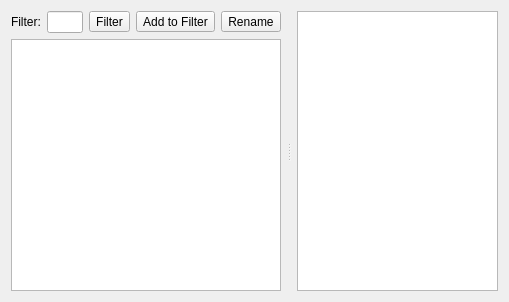
<?xml version="1.0" encoding="UTF-8"?>
<ui version="4.0">
 <class>TagDetailWidget</class>
 <widget class="QWidget" name="TagDetailWidget">
  <property name="geometry">
   <rect>
    <x>0</x>
    <y>0</y>
    <width>509</width>
    <height>302</height>
   </rect>
  </property>
  <property name="windowTitle">
   <string notr="true"/>
  </property>
  <layout class="QVBoxLayout" name="verticalLayout_3">
   <item>
    <widget class="QSplitter" name="splitter">
     <property name="orientation">
      <enum>Qt::Horizontal</enum>
     </property>
     <property name="handleWidth">
      <number>4</number>
     </property>
     <widget class="QWidget" name="leftWidget" native="true">
      <layout class="QVBoxLayout" name="verticalLayout">
       <property name="rightMargin">
        <number>6</number>
       </property>
       <item>
        <layout class="QHBoxLayout" name="horizontalLayout_2">
         <item>
          <widget class="QLabel" name="labelFilter">
           <property name="text">
            <string>Filter:</string>
           </property>
           <property name="buddy">
            <cstring>filterEdit</cstring>
           </property>
          </widget>
         </item>
         <item>
          <widget class="QLineEdit" name="filterEdit"/>
         </item>
         <item>
          <widget class="QToolButton" name="filterDatabase">
           <property name="text">
            <string>Filter</string>
           </property>
           <property name="icon">
            <iconset resource="../../resources.qrc">
             <normaloff>:/images/filter-list.png</normaloff>:/images/filter-list.png</iconset>
           </property>
          </widget>
         </item>
         <item>
          <widget class="QToolButton" name="addFilter">
           <property name="text">
            <string>Add to Filter</string>
           </property>
           <property name="icon">
            <iconset resource="../../resources.qrc">
             <normaloff>:/images/filter-plus.png</normaloff>:/images/filter-plus.png</iconset>
           </property>
          </widget>
         </item>
         <item>
          <widget class="QToolButton" name="renameItem">
           <property name="text">
            <string>Rename</string>
           </property>
           <property name="icon">
            <iconset resource="../../resources.qrc">
             <normaloff>:/images/rename.png</normaloff>:/images/rename.png</iconset>
           </property>
          </widget>
         </item>
        </layout>
       </item>
       <item>
        <widget class="TableView" name="tagList">
         <property name="toolTip">
          <string/>
         </property>
         <property name="editTriggers">
          <set>QAbstractItemView::NoEditTriggers</set>
         </property>
         <property name="alternatingRowColors">
          <bool>true</bool>
         </property>
         <attribute name="horizontalHeaderVisible">
          <bool>false</bool>
         </attribute>
         <attribute name="verticalHeaderVisible">
          <bool>false</bool>
         </attribute>
        </widget>
       </item>
      </layout>
     </widget>
     <widget class="QWidget" name="rightWidget" native="true">
      <layout class="QVBoxLayout" name="verticalLayout_2">
       <property name="leftMargin">
        <number>6</number>
       </property>
       <item>
        <widget class="TextBrowserEx" name="detailText"/>
       </item>
      </layout>
     </widget>
    </widget>
   </item>
  </layout>
 </widget>
 <customwidgets>
  <customwidget>
   <class>TextBrowserEx</class>
   <extends>QTextBrowser</extends>
   <header>textbrowserex.h</header>
  </customwidget>
  <customwidget>
   <class>TableView</class>
   <extends>QTableView</extends>
   <header>tableview.h</header>
  </customwidget>
 </customwidgets>
 <resources>
  <include location="../../resources.qrc"/>
 </resources>
 <connections/>
</ui>
